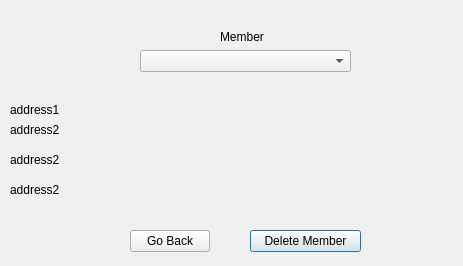
<?xml version="1.0" encoding="UTF-8"?>
<ui version="4.0">
 <class>deleteCustomer</class>
 <widget class="QDialog" name="deleteCustomer">
  <property name="geometry">
   <rect>
    <x>0</x>
    <y>0</y>
    <width>463</width>
    <height>266</height>
   </rect>
  </property>
  <property name="windowTitle">
   <string>Dialog</string>
  </property>
  <widget class="QComboBox" name="comboBox">
   <property name="geometry">
    <rect>
     <x>140</x>
     <y>50</y>
     <width>211</width>
     <height>22</height>
    </rect>
   </property>
  </widget>
  <widget class="QLabel" name="label">
   <property name="geometry">
    <rect>
     <x>220</x>
     <y>30</y>
     <width>59</width>
     <height>14</height>
    </rect>
   </property>
   <property name="text">
    <string>Member</string>
   </property>
  </widget>
  <widget class="QLabel" name="label_address1">
   <property name="geometry">
    <rect>
     <x>10</x>
     <y>100</y>
     <width>441</width>
     <height>20</height>
    </rect>
   </property>
   <property name="text">
    <string>address1</string>
   </property>
  </widget>
  <widget class="QLabel" name="label_address2">
   <property name="geometry">
    <rect>
     <x>10</x>
     <y>120</y>
     <width>441</width>
     <height>20</height>
    </rect>
   </property>
   <property name="text">
    <string>address2</string>
   </property>
  </widget>
  <widget class="QLabel" name="label_rating">
   <property name="geometry">
    <rect>
     <x>10</x>
     <y>150</y>
     <width>441</width>
     <height>20</height>
    </rect>
   </property>
   <property name="text">
    <string>address2</string>
   </property>
  </widget>
  <widget class="QLabel" name="label_key">
   <property name="geometry">
    <rect>
     <x>10</x>
     <y>180</y>
     <width>441</width>
     <height>20</height>
    </rect>
   </property>
   <property name="text">
    <string>address2</string>
   </property>
  </widget>
  <widget class="QPushButton" name="pushButton">
   <property name="geometry">
    <rect>
     <x>250</x>
     <y>230</y>
     <width>111</width>
     <height>22</height>
    </rect>
   </property>
   <property name="text">
    <string>Delete Member</string>
   </property>
  </widget>
  <widget class="QPushButton" name="pushButton_2">
   <property name="geometry">
    <rect>
     <x>130</x>
     <y>230</y>
     <width>80</width>
     <height>22</height>
    </rect>
   </property>
   <property name="text">
    <string>Go Back</string>
   </property>
  </widget>
 </widget>
 <resources/>
 <connections/>
</ui>
